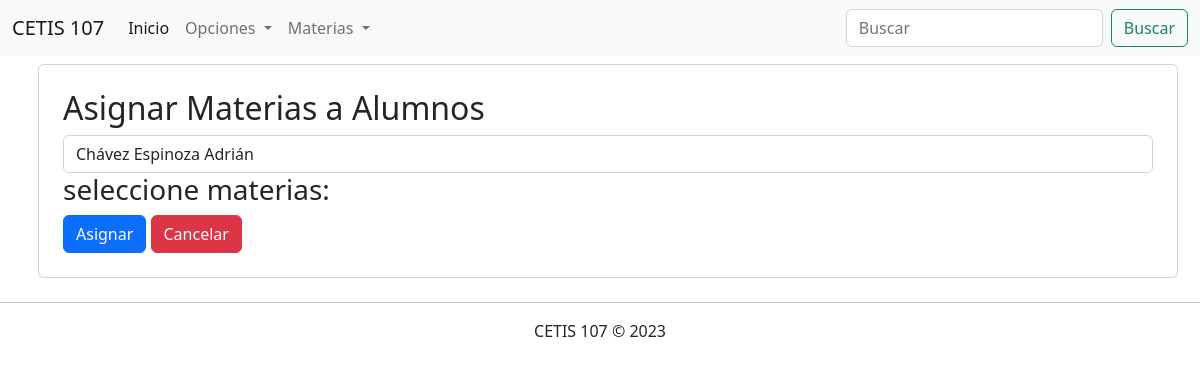
Page /asignarMaterias.php on the earlier database version.
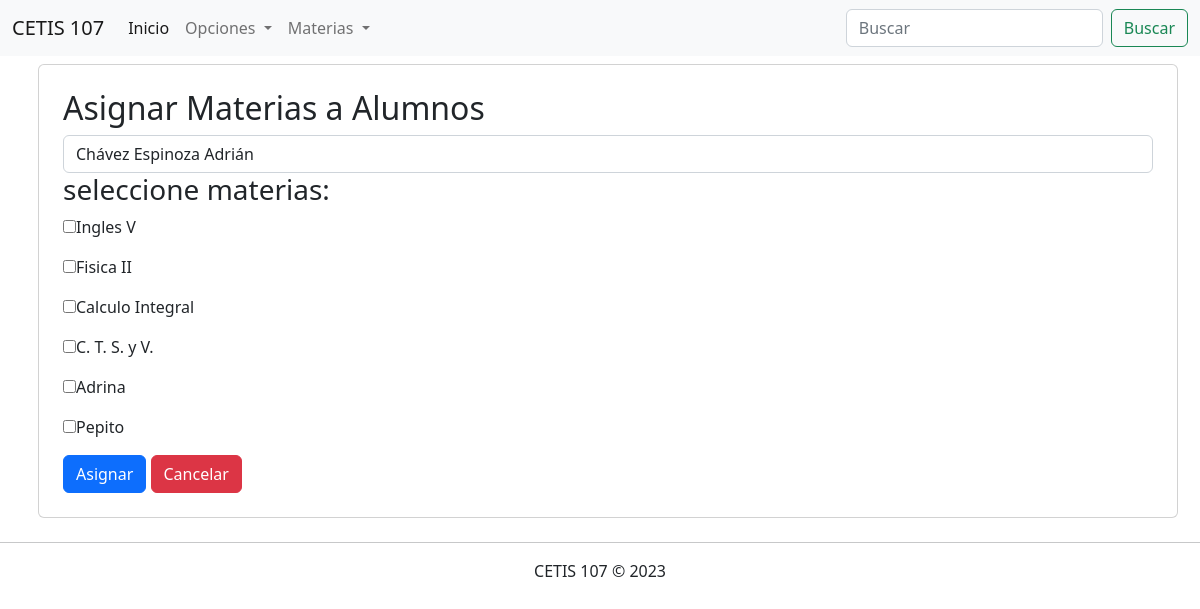
Same page on the later database version.
### tables this page shows
CREATE TABLE `materias` (
  `id` int(11) NOT NULL,
  `nombre` varchar(100) NOT NULL,
  `semestre` int(11) NOT NULL,
  `especialidad` varchar(100) NOT NULL
);

### asignarMaterias.php (the view, shortened to what this page needs)
<!DOCTYPE html>
<html lang="en">
<head>
    <link rel="stylesheet" href="css/bootstrap.css">
</head>
<body>
    <?php
        include 'menu.php';
        include 'conexion2.php';
        $sql_alumnos= "SELECT * FROM alumnos";
        $sql_materias= "SELECT * FROM materias";
        $datos_alumnos = $conexion->query($sql_alumnos);
        $datos_materias = $conexion->query($sql_materias);
        ?>
<div class="container">
     <div class="row">
        <div class="col-12 card p-4 m-2">
            <h2>Asignar Materias a Alumnos</h2>
                <form action="">
                     <select name="alumno" class="form-control">
                         <?php if( $datos_alumnos ->num_rows>0){
                            while($registro = $datos_alumnos->fetch_assoc()){ ?>
                                <option value="<?php echo $registro["id"]; ?>"><?php echo $registro["nombre"]; ?></option>
                    <?php } ?>
                 <?php } ?>
             </select>
                <h3>seleccione materias:</h3>
                    <?php if( $datos_alumnos ->num_rows> 0 ){
                        while($registro = $datos_materias->fetch_assoc()){ ?>
                             <p><input type="checkbox" name="materias[]" values="<?php echo $registro["id"]; ?>"><?php echo $registro["nombre"];?></p>
                    <?php }  } ?>
                        <div>
                            <input type="submit" class="btn btn-primary" value="Asignar">
                                <a href="" class="btn btn-danger">Cancelar</a>
                        </div>
                </form>
            </div>
        </div>
     </div>
    <footer class="text-center">
        <hr>
        CETIS 107 &copy; 2023
    </footer>
</body>
</html>

Differences in the rows shown:
added materias: nombre "Ingles V"
added materias: nombre "Fisica II"
added materias: nombre "Calculo Integral"
added materias: nombre "C. T. S. y V."
added materias: nombre "Adrina"
added materias: nombre "Pepito"
